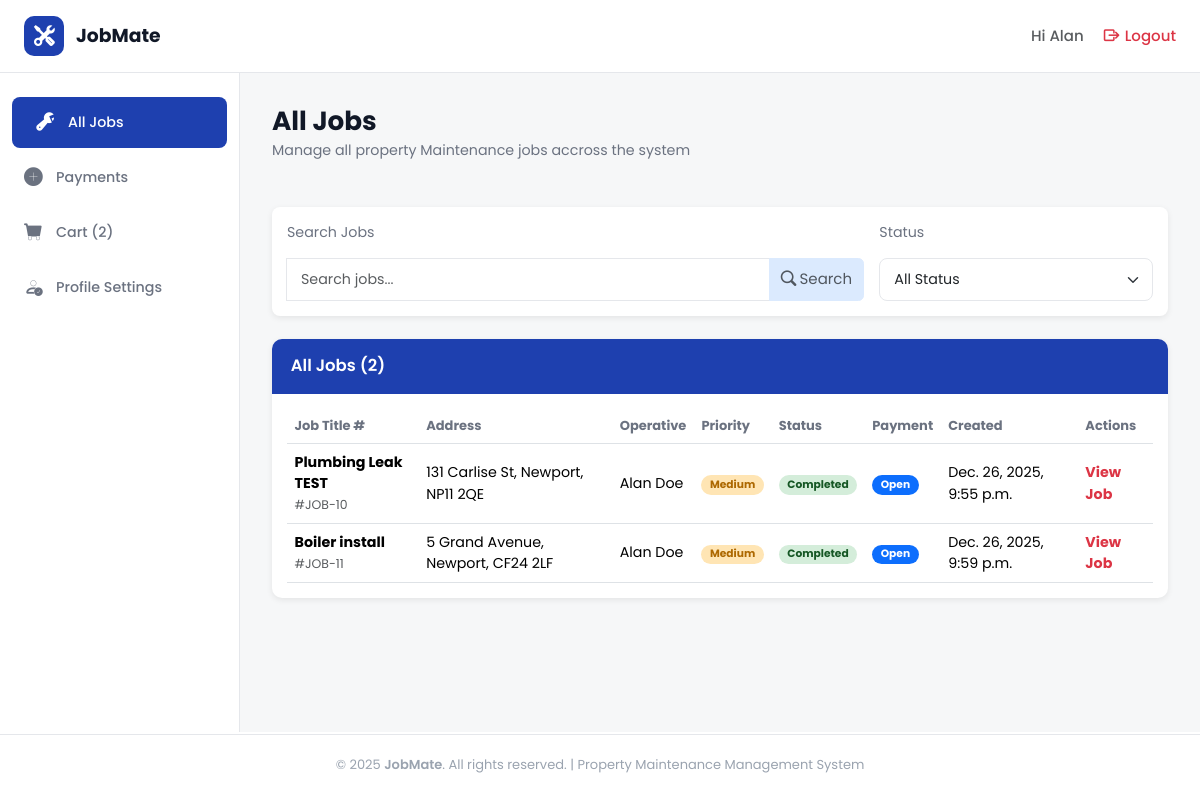
/jobs/all_jobs/ (signed in), run on an earlier commit of the app's database.
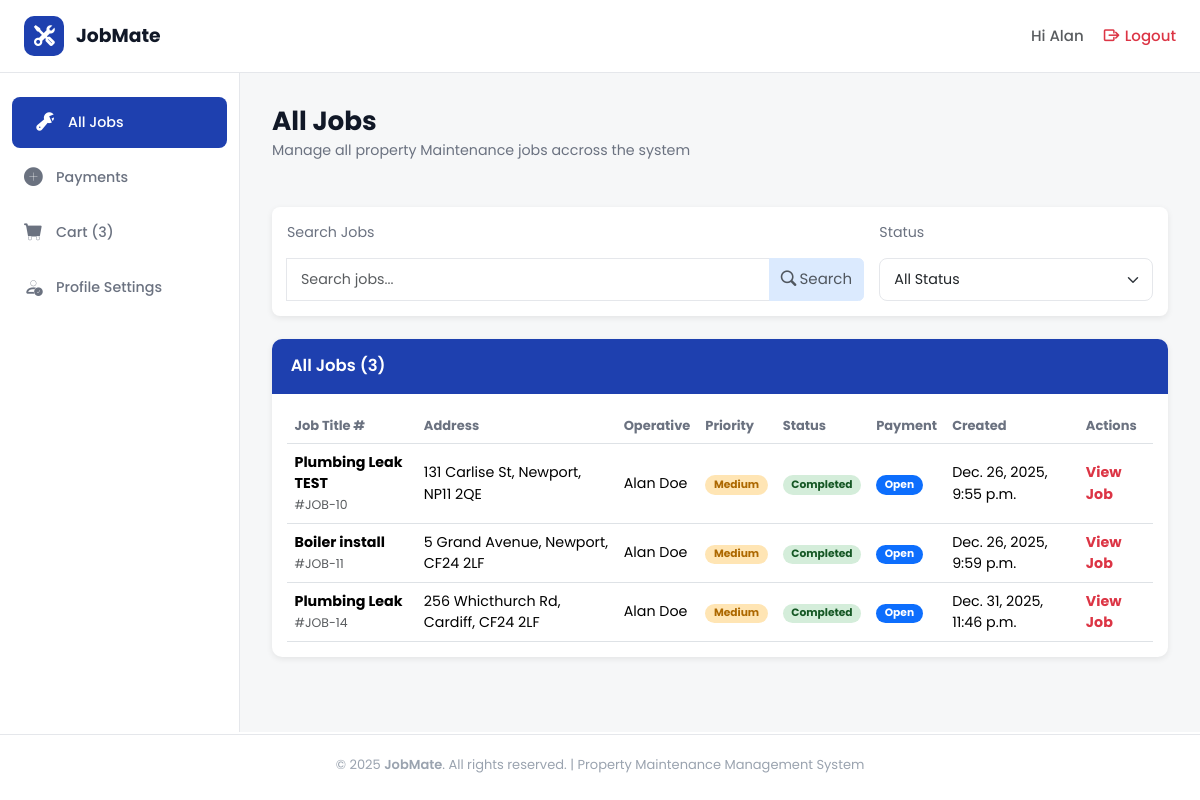
And on a later commit of the database.
### jobs/models.py (models this page shows, shortened)
class Job(models.Model):
    PRIORITY_CHOICES = [
        ('high', 'High'),
        ('medium', 'Medium'),
        ('low', 'Low'),
    ]
    CATEGORY_CHOICES = [
        ('plumbing', 'Plumbing'),
        ('heating', 'Heating'),
        ('electrical', 'Electrical'),
    ]
    STATUS_CHOICES = [
        ("pending", "Pending"),
        ("in_progress", "In Progress"),
        ("completed", "Completed"),
        ("cancelled", "Cancelled"),
    ]
    job_title = models.CharField(max_length=100)
    property_owner = models.CharField(max_length=100)
    address = models.CharField(max_length=200)
    city = models.CharField(max_length=100)
    post_code = models.CharField(max_length=20)
    tenant_name = models.CharField(
        max_length=100,
        null=True,
        blank=True
    )
    tenant_phone = models.CharField(
        max_length=20,
        null=True,
        blank=True
    )
    tenant_email = models.EmailField(
        max_length=254,
        null=True,
        blank=True
    )
    priority = models.CharField(
        max_length=20,
        choices=PRIORITY_CHOICES,
        default='medium'
    )
    category = models.CharField(
        max_length=20,
        choices=CATEGORY_CHOICES
    )
    status = models.CharField(
        max_length=20,
        choices=STATUS_CHOICES,
        default="pending"
    )
    description = models.TextField()
    created_at = models.DateTimeField(auto_now_add=True)
    updated_at = models.DateTimeField(auto_now=True)
    due_date = models.DateField()
    estimated_hours = models.DecimalField(
        max_digits=4,
        decimal_places=1,
        null=True,
        blank=True
    )
    job_cost = models.DecimalField(
        max_digits=10,
        decimal_places=2,
        null=True,
        blank=True
    )
    assigned_operative = models.ForeignKey(
        User,
        on_delete=models.SET_NULL,
        null=True,
        blank=True,
        related_name="assigned_jobs"
    )

### cart/models.py (models this page shows, shortened)
class Transaction(models.Model):
    STATUS_CHOICES = [
        ("open", "Open"),
        ("paid", "Paid"),
        ("failed", "Failed"),
        ("cancelled", "Cancelled"),
    ]
    transaction_id = models.UUIDField(
        default=uuid.uuid4,
        editable=False,
        unique=True
    )
    user = models.ForeignKey(
        settings.AUTH_USER_MODEL,
        on_delete=models.CASCADE,
        related_name="transactions"
    )
    job = models.ForeignKey(
        Job,
        on_delete=models.SET_NULL,
        null=True,
        blank=True,
        related_name="transactions"
    )
    status = models.CharField(
        max_length=20,
        choices=STATUS_CHOICES,
        default="open"
    )
    base_cost = models.DecimalField(max_digits=10, decimal_places=2, default=0)
    adjustment = models.DecimalField(max_digits=10, decimal_places=2, default=0)
    actual_cost = models.DecimalField(max_digits=10, decimal_places=2, default=0)
    subtotal = models.DecimalField(max_digits=10, decimal_places=2, default=0)
    service_fee = models.DecimalField(max_digits=10, decimal_places=2, default=0)
    vat = models.DecimalField(max_digits=10, decimal_places=2, default=0)
    total = models.DecimalField(max_digits=10, decimal_places=2, default=0)
    created_at = models.DateTimeField(auto_now_add=True)
    paid_at = models.DateTimeField(null=True, blank=True)

### jobs/views.py (the view)
# urls.py: path('all_jobs/', views.all_jobs, name='all_jobs'),
@login_required
def all_jobs(request):
    user = request.user
    search_query = request.GET.get("search_term")
    status_filter = request.GET.get("status_filter")
    if user.profile.role != "Admin":
        job_list = Job.objects.filter(assigned_operative=user)
    else:
        job_list = Job.objects.all()
    if search_query:
        job_list = job_list.filter(
            Q(job_title__icontains=search_query) |
            Q(address__icontains=search_query) |
            Q(city__icontains=search_query) |
            Q(post_code__icontains=search_query))
    if status_filter:
        job_list = job_list.filter(status=status_filter)
    for job in job_list:
        transaction = (
            Transaction.objects
            .filter(job=job)
            .order_by("-created_at")
            .first()
        )
        job.payment_status = transaction.status if transaction else None
    return render(request, 'all_jobs.html', {"job_list": job_list, "status_filter": status_filter, "search_query": search_query})

### jobs/templates/all_jobs.html (shortened to what this page needs)
{% extends "dashboard_base.html" %}
{% load static %}
{% block content %}
<div class="heading-section d-flex flex-column justify-content-between flex-md-row">
  <div class="row">
    <h1 class="section-title">All Jobs</h1>
    <p class="section-subtitle">
      Manage all property Maintenance jobs accross the system
    </p>
  </div>
</div>
<div class="filter-container d-flex flex-grow-1 flex-column justify-content-between flex-md-row gap-3 mb-4 ">
  <div class="search-col col-8">
    <p class="section-subtitle">Search Jobs</p>
    <form class="input-group" method="GET">
      <input type="text" name="search_term" class="form-control" placeholder="Search jobs..." />
      <button type="submit" class="btn btn-secondary text-muted">
        <i class="bi bi-search me-1"></i>Search
      </button>
    </form>
  </div>
  <form class="col" method="GET">
    <p class="section-subtitle">Status</p>
    <select class="form-select" name="status_filter" onchange="this.form.submit()">
      <option value="">All Status</option>
    </select>
  </form>
</div>
  <div>
    <div class="table-container">
      <div class="table-header">All Jobs ({{ job_list.count }})</div>
      <div class="table-responsive p-3">
        <table class="table align-middle mb-0">
          <thead class="table-head">
            <tr>
              <th>Job Title #</th>
              <th>Address</th>
              <th>Operative</th>
              <th>Priority</th>
              <th>Status</th>
              <th>Payment</th>
              <th>Created</th>
              <th>Actions</th>
            </tr>
          </thead>
          <tbody>
            {% for job in job_list %}
            <tr class="test">
              <td data-label="Job Title">
                <strong>{{ job.job_title}}</strong><br /><small class="text-muted">#JOB-{{ job.id }}</small>
              </td>
              <td data-label="Address">{{ job.address }}, {{ job.city }}, {{ job.post_code }}</td>
              <td data-label="Operative">{{ job.assigned_operative.first_name }} {{ job.assigned_operative.last_name }}
              </td>
              <td data-label="Priority">
                <span class="badge badge-rounded
                {% if job.priority == 'high' %} badge-high
                {% elif job.priority == 'medium' %}badge-medium
                {% elif job.priority == 'low' %}badge-low
                {% endif %}">
                  {{ job.get_priority_display }}
                </span>
              </td>
              <td data-label="Status">
                <span class="badge badge-rounded
                {% if job.status == 'pending' %}badge-pending
                {% elif job.status == 'in_progress' %}badge-progress
                {% elif job.status == 'completed' %}badge-completed
                {% elif job.status == 'cancelled' %}bg-danger
                {% endif %} ">
                  {{ job.get_status_display }}
                </span>
              </td>
              <td data-label="Payment">
                <span class="badge badge-rounded
                {% if job.payment_status == 'paid' %}bd-success
                {% elif job.payment_status == 'open' %}bg-primary
                {% elif job.payment_status == 'failed' %}bg-danger
                {% elif job.payment_status == 'cancelled' %}bg-info
                {% else %}bg-secondary
                {% endif %}">
                 {{ job.payment_status|capfirst }}
                </span>
              </td>
              <td data-label="Created">{{ job.created_at}}</td>
              <td data-label="Actions">
                <div>
                   {% if request.user.is_authenticated and request.user.profile.role != "Admin" %}
                  <a href="{% url 'jobs:job_detail' job_id=job.id %}" class="text-decoration-none">
                    <span class="text-danger fw-bold">
                     View Job
                    </span>
                  </a>
                   {% endif %}
                </div>
              </td>
            </tr>
            {% empty %}
            <tr>
              <td colspan="8" class="text-danger">No jobs found!</td>
            </tr>
            {% endfor %}
          </tbody>
        </table>
      </div>
    </div>
  </div>
  {% endblock %}

### templates/dashboard_base.html (shortened to what this page needs)
{% extends "base.html" %}
{% load static %}
{% block body %}
<header class="top-header">
  <div class="logo-section">
    <a href="{% url 'home:home' %}">
      <div class="logo-icon">
        <i class="bi bi-tools"></i>
      </div>
      <span class="logo-text">JobMate</span>
    </a>
  </div>
  <div class="header-right">
    <div class="user-info fs-6">
      <a href="{% url 'users:profile_settings' %}" class="text-decoration-none text-muted"><span>Hi {% if request.user.is_authenticated and request.user.first_name == "" %}
          {{ request.user.username }}
          {% else %}
          {{request.user.first_name}}
          {% endif %}
        </span>
      </a>
    </div>
    <a href="{% url 'account_logout' %}" class="logout-btn text-danger fs-6">
      <i class="bi bi-box-arrow-right"></i>
      <span>Logout</span>
    </a>
  </div>
</header>
<div class="dashboard-layout">
  <aside class="sidebar">
    <ul class="sidebar-nav">
      <li>
        <a href="{% url 'jobs:all_jobs' %}"
          class="{% if request.resolver_match.url_name == 'all_jobs' %}active{% endif %}">
          <i class="bi bi-wrench-adjustable"></i>
          <span>All Jobs</span>
        </a>
      </li>
      <li>
        <a href="{% url 'cart:payments' %}"
          class="{% if request.resolver_match.url_name == 'payments' %}active nav-link disabled{% endif %}">
          <i class="bi bi-plus-circle-fill"></i>
          <span>Payments</span>
        </a>
      </li>
      <li>
        <a href="{% url 'cart:basket' %}"
          class="{% if request.resolver_match.url_name == 'basket' %}active nav-link disabled{% endif %}">
          <i class="bi bi-cart-fill"></i>
          <span> Cart{% if basket_count %}
            ({{ basket_count }})
            {% endif %}
          </span>
        </a>
      </li>
      <li>
        <a href="{% url 'users:profile_settings' %}"
          class="{% if request.resolver_match.url_name == 'profile_settings' %}active nav-link disabled{% endif %}">
          <i class="bi bi-person-check"></i>
          <span>Profile Settings</span>
        </a>
      </li>
    </ul>
  </aside>
  <main class="main-content">
    {% block content %} {% endblock %}
  </main>
</div>
{% endblock %}

### templates/base.html (shortened to what this page needs)
{% load static %}
<!DOCTYPE html>
<html lang="en">
<head>
    <link href="https://cdn.jsdelivr.net/npm/bootstrap@5.3.3/dist/css/bootstrap.min.css" rel="stylesheet">
    <link href="https://cdn.jsdelivr.net/npm/bootstrap-icons@1.11.3/font/bootstrap-icons.css" rel="stylesheet">
    <link rel="stylesheet" href="{% static 'css/base.css' %}?v=20251012">
    <link rel="stylesheet" href="{% static 'css/home.css' %}?v=20251012">
    <link rel="stylesheet" href="{% static 'css/accounts.css' %}?v=20251012">
    <link rel="stylesheet" href="{% static 'css/dashboard_base.css' %}?v=20251012">
    <link rel="stylesheet" href="{% static 'css/tables.css' %}?v=20251012">
    <link rel="stylesheet" href="{% static 'css/form.css' %}?v=20251012">
    <link rel="stylesheet" href="{% static 'css/job_detail.css' %}?v=20251012">
    <link rel="stylesheet" href="{% static 'css/delete.css' %}?v=20251012">
    <link rel="stylesheet" href="{% static 'css/cart.css' %}?v=20251012">
    <link rel="stylesheet" href="{% static 'css/404.css' %}?v=20251012">
</head>
<body class="d-flex flex-column min-vh-100">
    <main class="flex-grow-1 d-flex flex-column">
        {% block body %}{% endblock %}
    </main>
    {% if not hide_footer %}
    <footer class="site-footer">
        © 2025 <span class="fw-semibold">JobMate</span>. All rights reserved. |
        Property Maintenance Management System
    </footer>
    {% endif %}
</body>
</html>

What changed in the data, as far as the page shows it:
added Job: job_title "Plumbing Leak", id "14", address "256 Whicthurch Rd", city "Cardiff", post_code "CF24 2LF", assigned_operative.first_name "Alan", assigned_operative.last_name "Doe", priority "Medium", status "Completed", payment_status "Open", created_at "Dec. 31, 2025, 11:46 p.m."
Also different on the page:
{{ basket_count }}: "2" → "3"
{{ job_list.count }}: "2" → "3"
